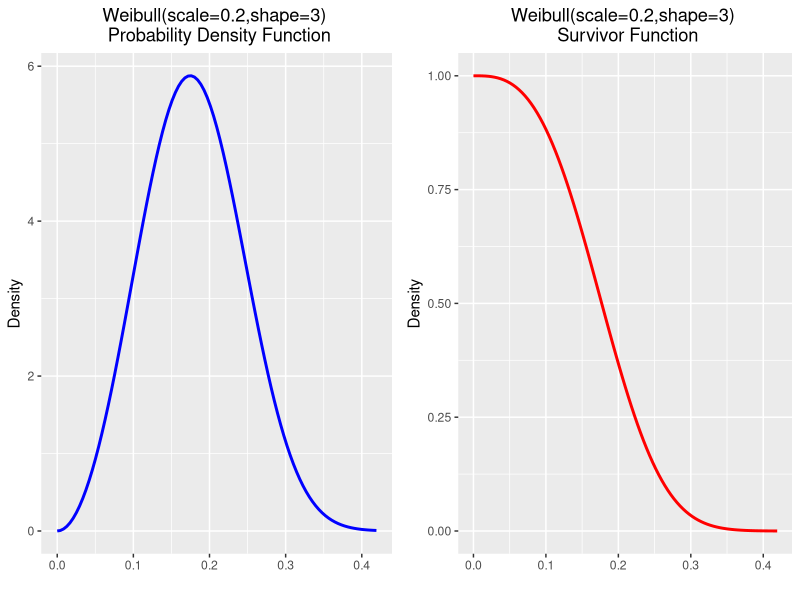
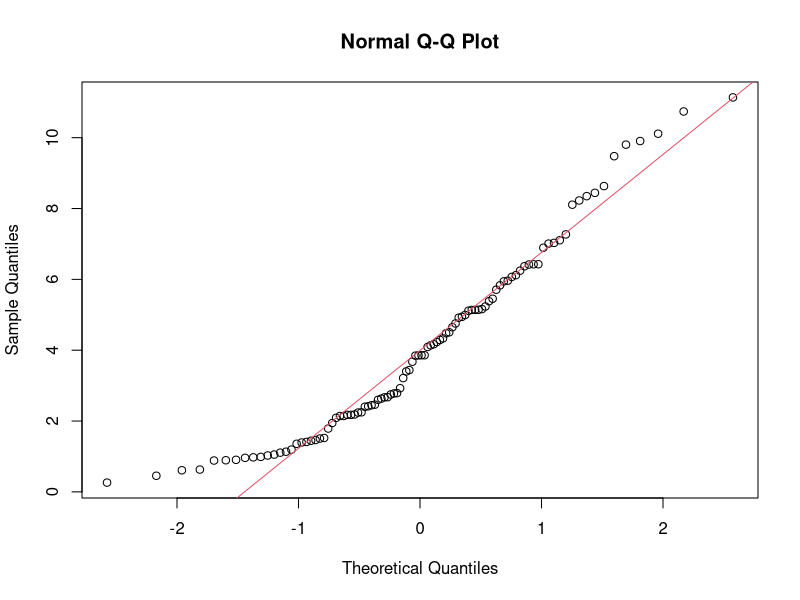
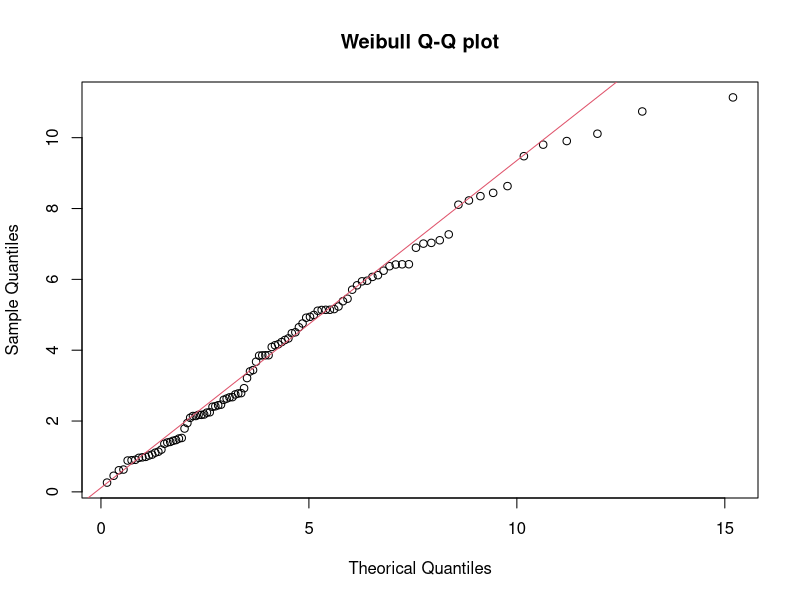
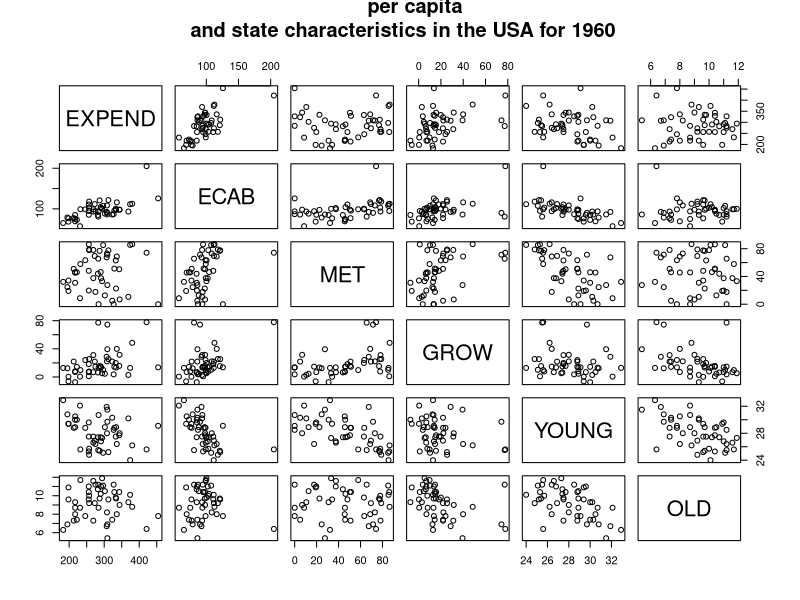

R code for these plots, in order:
## ---- chunk 1
knitr::opts_chunk$set(echo = TRUE)
options(tinytex.verbose = TRUE)
options(Encoding="UTF-8")
## ---- chunk 2
#import packages
library(ggplot2)
library(gridExtra)
## ---- chunk 3
#a. weibull parameters
wshape = 3
wscale = 0.2

#b. identify the boundaries of the distribution
wmin = qweibull(0, shape=wshape, scale = wscale) # min as the quantile 0
wmax = qweibull(0.9999, shape=wshape, scale = wscale) # max as the quantile 99.99%

#c. Generate plots for the Weibull function
#c.1 Generate the density plot for the Weibull function 
DensityFig <- ggplot() +
  stat_function(fun = dweibull, args = list(shape=wshape, scale = wscale), 
                size = 1 , color = "blue" )
#c.2 Generate the Survivot function plot for he Weibull function 
SurvFig <- ggplot() + 
  stat_function(
    fun = function(x) 1-pweibull (x, shape=wshape, scale = wscale),
    size = 1 , colour = "red" ) 

#c.3. Set format parameters for both graphs
#c.3.1. create a variable name use as title on the plots
fun_name = sprintf("Weibull(scale=%s,shape=%s)",wscale,wshape)

DensityFig <-
  DensityFig + labs(title = paste(fun_name, "\n Probability Density Function"))+
  xlim(wmin, wmax) + 
  labs( x ="", y="Density") + theme(plot.title = element_text(hjust = 0.5))

SurvFig<-SurvFig +
  xlim(wmin, wmax)  + labs(title = paste(fun_name, "\n Survivor Function"))+
  labs( x ="", y="Density") + theme(plot.title = element_text(hjust = 0.5))

#d. Plot both figures in the same grid
grid.arrange(DensityFig,SurvFig,ncol=2)


## ---- chunk 4
# 1. read the data
t_fail<-scan("lights.dat")
## ---- chunk 5
# 2. summary of the data

#calculate the proportion of obs. surviving beyond 5,000 hours
prop = sum(t_fail>=5)/# numerator: sum of cases where t_fail is >= 5 ( thousands of hours)
  length(t_fail) # divisor: total of observations

# print outputs. Each line enunciates  what each functions does
cat("Description of the data set","  \n  \n",
    "Number of observations in the dataset              : ",length(t_fail),"  \n",
    "Mean of dataset                                    : ",mean(t_fail),"  \n",
    "Standard deviation of dataset                      : ", sd(t_fail) ,"  \n",
    "proportion of lights surviving beyond 5,000 hours  : ", round(prop*100,2),"%",
    sep = "")
## ---- chunk 6
#3. Produce a Quantile-Quantile plot with reference to a normal distribution. 

# a. Plot Q-Q plot for a theorical normal distribution. 
# The first parameter is our data that we intend to compare it with.
qqnorm(t_fail)

# b. plot the qqline. 
#The appropriate reference line for our data against the normal distribution.
qqline(t_fail, col = 2)
## ---- chunk 7
#4. Produce a Quantile-Quantile plot with reference to a Weibull distribution
#with shape parameter 1.5 and scale parameter 5

# a. set the parameters of the shape and scale
wshape = 1.5
wscale = 5

# b. plot Q-Q plot. 
#first parameter is the generated by the Weibull distribution our theorical distribution.
#The second parameters is our data that we intend to compare it with.
qqplot(qweibull(ppoints(length(t_fail)), shape = wshape, scale = wscale), t_fail,
       main = "Weibull Q-Q plot", xlab = "Theorical Quantiles", 
       ylab = "Sample Quantiles")

# c. plot the qqline. 
#This function will create the appropriate reference line for our data and
#the Weibull distribution given as first and second parameter respectively.
qqline(t_fail, distribution = function(p) 
  qweibull(p, shape = wshape, scale = wscale), col = 2)

## ---- chunk 8
#Load Data
ecoUSA<-read.table("spe.dat", header = TRUE)

#plot pair of varibles 
pairs(ecoUSA[,1:6], main = "Fig 1. Pairs plot of state and local public expenditures 
      per capita \n and state characteristics in the USA for 1960")
## ---- chunk 9
## Modify the parameters that are manually needed to perform the analyses 
# select the variables  to analyse 
x= ecoUSA$EXPEND
y= ecoUSA$ECAB

n= as.integer(length(x)) # number of observations. This will be use later.
alpha =0.05 # state the alpha for the confidence interval. This will be use later.

txtlabs= c("Test statistic", "P value") # a list that will be use to print results 
## ---- chunk 10
#Pearson's coefficient of correlation r
r = sum((x-mean(x))*(y-mean(y)))/
  (sum((x-mean(x))^2)*sum((y-mean(y))^2))^(1/2)

# T statistic
Tp = r*(n-2)^0.5/(1-r^2)^0.5
### Eval "Tp" in t-student n-2 to get p value
pval=2*pt(-abs(Tp),df=n-2)

# print outputs
cat("Analysis  of no association between variables using Pearson's
    coefficient of correlation r", "\n",
    "Pearson's correlation (r): ", r ,"\n",
    "\n", "Two side-test for ",
    "H0: correlation coefficient rho = 0","\n", 
    txtlabs[1]," : ", Tp ,"\n",
    txtlabs[2],"        : ", pval ,"\n", sep = "")

## ---- chunk 11
# Fischers Z transform statistic using formulas given
Zfisher = 1/2 * log((1+r)/(1-r))
Zmean = 1/2 * log((1+0)/(1-0))
Zvar=1/(n-3)

### Eval for H0 \ro=0 as N(Zmean,Zvar) => get p value 
pval=2*pnorm(-abs(Zfisher),mean = Zmean, sd = sqrt(Zvar))

### create a CI for with  95% confidence interval for \ro
CI_inf <- Zfisher-qnorm(1-alpha/2)*sqrt(Zvar) # inferior  bound in the statistc dim.
CI_inf <- (exp(2*CI_inf)-1)/(exp(2*CI_inf)+1) # transform to \rho

CI_sup <- Zfisher+qnorm(1-alpha/2)*sqrt(Zvar)# superior  bound in the statistic dim.
CI_sup <- (exp(2*CI_sup)-1)/(exp(2*CI_sup)+1) # transform to \rho

# print outputs
cat("Analysis  of no association between variables using Fisher's z-transform", "\n",
    "\n", "Approximate two-side-test for ",
    "H0: correlation coefficient rho = 0","\n", 
    "Pearson's correlation (r): ", r ,"\n", 
    txtlabs[1]," : ", Zfisher ,"\n",
    txtlabs[2],"        : ", pval ,"\n",
    
    "\n", "95% confidence interval for rho","\n",
    "[",CI_inf,",",CI_sup,"]", "\n") 
## ---- chunk 12
#a. calculate Spearman's coefficient of rank correlation rs
xs= rank(x) # rank values of variable x
ys= rank(y) # rank values of variable y

rs = sum((xs-mean(xs))*(ys-mean(ys)))/
  (sum((xs-mean(xs))^2)*sum((ys-mean(ys))^2))^(1/2) # compute Spearman coeficient

#b. Spearman statistic 
Ts =  rs*(n-2)^0.5/(1-rs^2)^0.5 # calculate statistic
pval=2*pt(-abs(Ts),df=n-2) # Eval "Ts" in t-student n-2 / get p value

#print outputs
cat("Analysis  of no association between variables using Spearman's
    coefficient of rank correlation (rs)", "\n",
    "\n", "Approximate two-side-test for ", 
    "H0: X and Y are independent","\n", 
    "Spearman's correlation (rs): ", rs ,"\n",
    txtlabs[1]," : ", Ts ,"\n",
    txtlabs[2],"        : ", pval ,"\n", sep = "")
